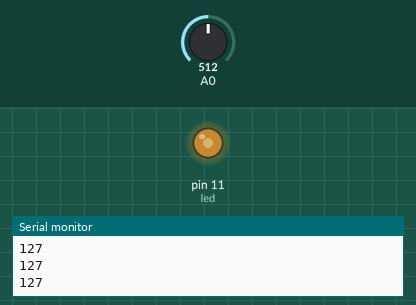
This sketch was run on a simulated Arduino Uno, built with avr-gcc and run on an emulated ATmega328P. Shown: output pins drawn as LEDs (lit = HIGH), the last lines printed to the serial monitor. The inputs (shaded band) are chosen by the test bench; at power-on: A0 = 512.

Above: at 1.2 s.
1.3 s: A0 set to 716
At 1.7 s:
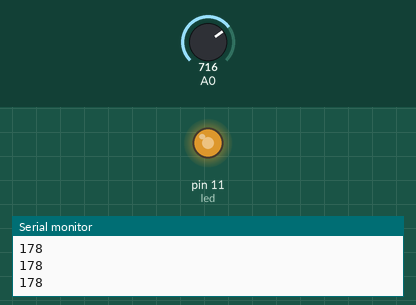
2.8 s: A0 set to 900
At 4.0 s:
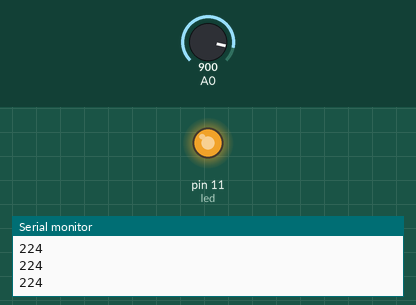
4.3 s: A0 set to 122
At 5.1 s:
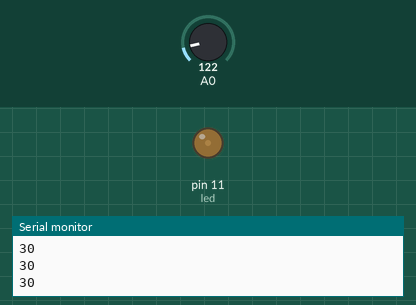
5.8 s: A0 set to 0
At 6.3 s:
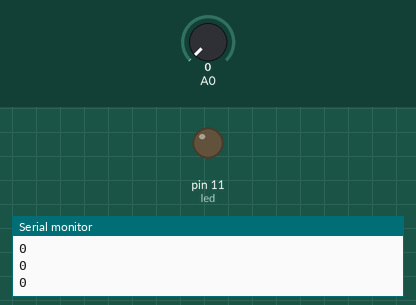
7.3 s: A0 set to 511
At 8.6 s:
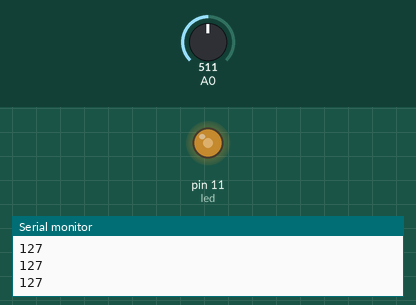
Timing chart, 0 to 9.8 s (numbered marks = the images above; inputs shaded):
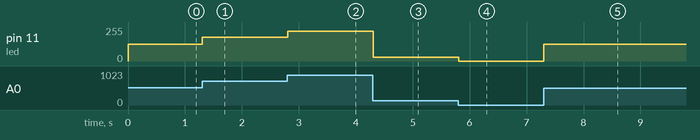

Measured:
- after the input at 1.3 s, pin 11 (led): 127/255 → 178/255 at once
- after the input at 2.8 s, pin 11 (led): 178/255 → 224/255 at once
- after the input at 4.3 s, pin 11 (led): 224/255 → 30/255 at once
- after the input at 5.8 s, pin 11 (led): 30/255 → 0/255 at once
- after the input at 7.3 s, pin 11 (led): 0/255 → 127/255 at once

The sketch:

pines_pwm.ino
```cpp
int led = 11; //pwm
int potencia;
int ptnFinal; // potencia final

// para leer los datos el potenciometro la pata de en medio va en el analogo para leer los datos que se meten, negativo a GND, positivo a 5v
void setup() {

  Serial.begin(9600);
  pinMode(led, OUTPUT);
}

void loop() {
  potencia = analogRead(A0); // potenciometro, dividimos entre 4 para que maximo de 255, que es el maximo voltaje numericamente representado (5v)
  ptnFinal = map(potencia, 0, 1023, 0, 255); // aqui nos omitimos la division, ponemos la variable a mapear, el valor minimo, maximo, y de ahi el valor que representamos
  // ptnFinal = map(potencia, 0, 1023, 10, 50);

  Serial.println(ptnFinal);
  analogWrite(led, ptnFinal); // porque estamos usando un puerto pwn, el digital solo enviaba 0, 1 y aca podemos en el analogo ponerle valor
}
```
